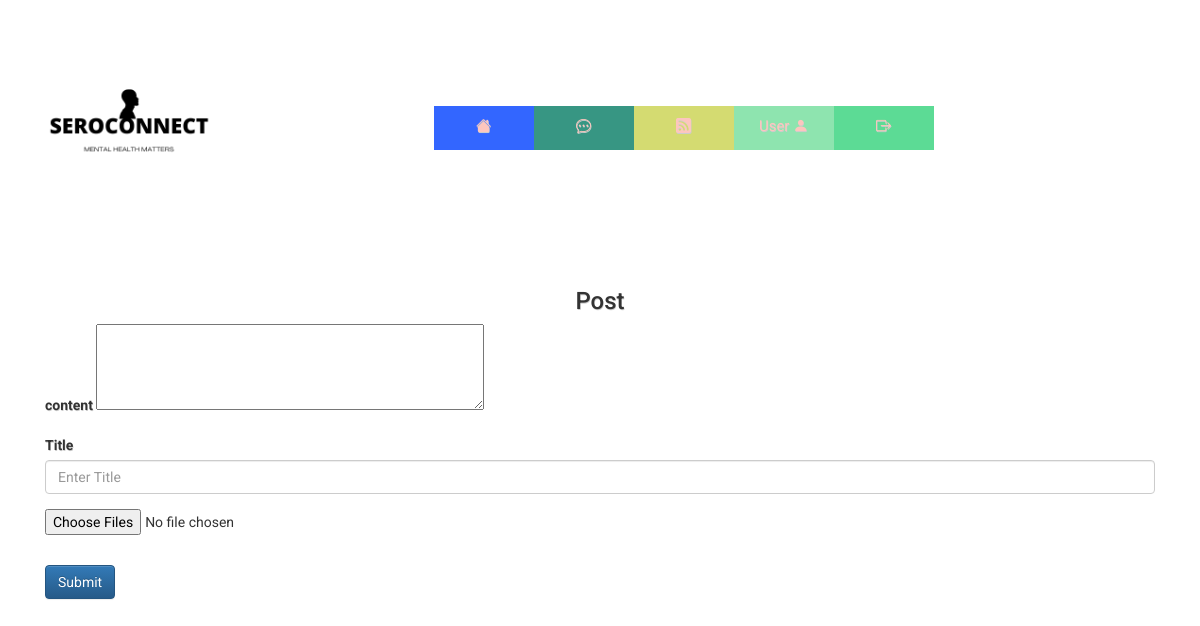
The app's page /post/edit/10 (signed in), older data.
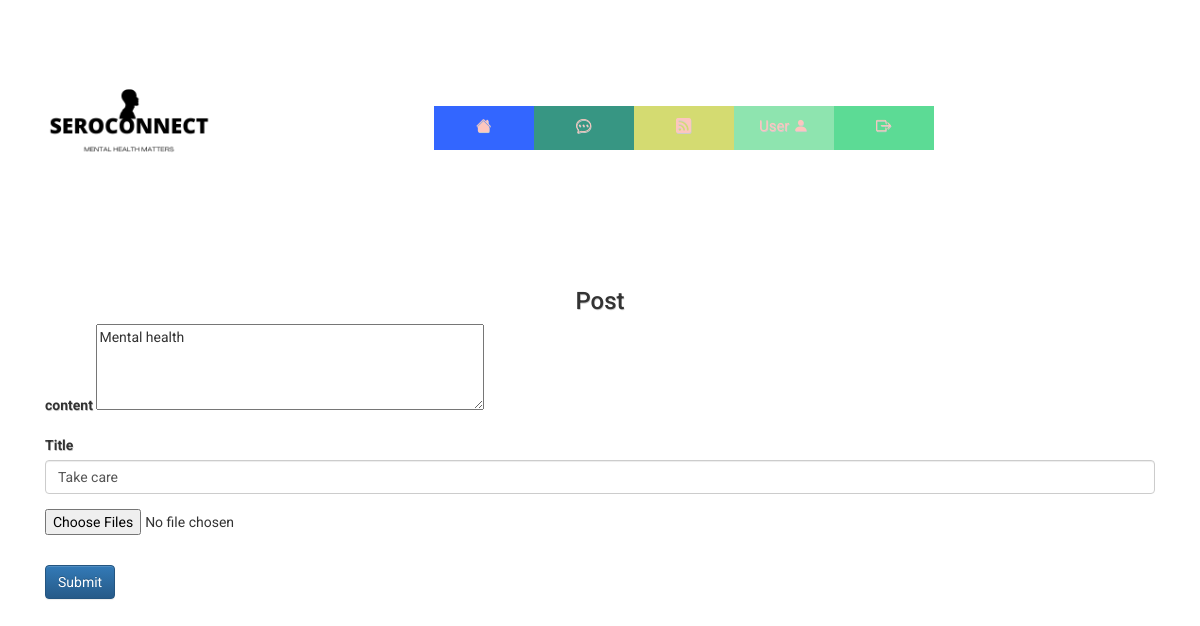
The same page, newer data.
### website/database/models.py (models this page shows)
class Post(db.Model):
    id=db.Column(db.Integer,primary_key=True)
    title = db.Column(db.String(100), nullable=False)
    content = db.Column(db.Text)
    user_id = db.Column(db.Integer, db.ForeignKey("user.id"))
    date=db.Column(db.DateTime(timezone=True), default=func.now())
    anonymous=db.Column(db.Boolean,nullable=False,default=False)
    owner=db.relationship('User',back_populates='Post')
    comments=db.relationship('Comment',back_populates='post',cascade='delete')
    image=db.relationship('Image',back_populates='post',cascade='delete')

### website/post/post.py (the view, shortened to what this page needs)
@post.route('/post/edit/<postid>',methods=['GET', 'POST'])
@login_required
@check_confirmed
def editpost(postid):
    post = Post.query.filter_by(id=postid).first()
    if request.method == 'GET':
        return render_template('forum/editpost.html',post=post,user=current_user)

### website/__init__.py (called while the page is built)
@login_manager.user_loader
def load_user(id):
    return User.query.get(int(id))

### website/templates/forum/editpost.html
{% extends "base.html" %} {% block title %}SeroConnect{% endblock %}{% block content%}
<form action="{{ url_for('post.editpost',postid=post.id) }}" enctype="multipart/form-data" method="POST">
    <h3 align="center">Post</h3>
    <div class="form-group">
      <label for="content">content</label>
      <textarea id="content" name="content" rows="4" cols="50">{{post.content}}</textarea>
    </div>
    <div class="form-group">
      <label for="Title">Title</label>
      <input type="text" class="form-control" id="Title" name="Title" value="{{post.title}}" placeholder="Enter Title"
      />
    </div>
    <p><input type="file" name="file" multiple accept=".jpg, .png, .gif,.jpeg"></p>
    <br />
    <button type="submit" class="btn btn-primary">Submit</button>
</form>
{%endblock%}

### website/templates/base.html (shortened to what this page needs)
<!DOCTYPE html>
<html lang="en">
  <head>
    <link rel="stylesheet" href="https://stackpath.bootstrapcdn.com/bootstrap/4.4.1/css/bootstrap.min.css"
/>
    <link rel="stylesheet" href="https://cdn.jsdelivr.net/npm/bootstrap@3.3.7/dist/css/bootstrap.min.css">
    <link rel="stylesheet" href="https://cdn.jsdelivr.net/npm/bootstrap@3.3.7/dist/css/bootstrap-theme.min.css">
    <link rel="stylesheet" href="https://stackpath.bootstrapcdn.com/font-awesome/4.7.0/css/font-awesome.min.css"/>
    <link rel="stylesheet" href="https://cdn.jsdelivr.net/npm/bootstrap-icons@1.8.3/font/bootstrap-icons.css">
    <link rel= "stylesheet" type= "text/css" href= "{{ url_for('static',filename='css/styles.css') }}">
  </head>
  <body>
   <nav class="navbar">
      <img src="{{ url_for('static',filename='images/seroconnect.png') }}" alt="logo" class="logo">
      <button class="navbar-toggler"  type="button"
        data-toggle="collapse"
        data-target="#navbar"
       >
       <span class="navbar-toggler-icon"></span>
      <button class="navbar-toggler" type="button" data-toggle="collapse" data-target="#navbar">
        <span class="navbar-toggler-icon"></span>
      </button>
        <ul class="nav">
          <li>
            <a href="/" >
              <i class="bi bi-house-fill"></i>
              <div class = "title">Home</div>
            </a>
          </li>
          {% if user.is_authenticated%}
          <li>
            <a href="/forum">
              <i class="bi bi-chat-dots"></i>
              <div class = "title">Forum</div>
            </a>
          </li>
          <li>
            <a href="{{url_for('views.podcast')}}">
              <i class="bi bi-rss-fill"></i>
              <div class = "title">Podcast</div>
            </a>
          </li>
          <li>
            <a href="{{url_for('views.userprofile')}}">User
              <i class="bi bi-person-fill"></i>
              <div class = "title">Profile</div>
            </a>
          </li>
          <li>
            <a href="/logout">
              <i class="bi bi-box-arrow-right"></i>
              <div class = "title">Logout</div>
            </a>
          </li>
         {% endif %}
         <div class="background"></div>
        </ul>
    </nav>
      <div class="container">{% block content %}{% endblock %}</div>
  </body>
</html>

### website/static/css/styles.css (style rules this page uses)
body { background-color: white; font-family: 'Roboto', sans-serif; text-shadow: .5px .5px 0#CCCCCC; padding-bottom:20px; }
.background { position: fixed; z-index: -1; top: 0; right: 0; bottom: 0; left: 0; transition: .75s; }
nav img { width: 20%; }
.nav { padding: 0px; width: 640px; margin: 100px auto auto auto; }
ul { list-style-type: none; }
li a { padding: 30px; float:left; width: 100px; text-align:center; font-size:15px; color:#fdc6be; text-decoration:none; }
li i { height: 70px; -webkit-text-stroke: 0px; }
li a .title { font-size:0px; font-family: 'Roboto', sans-serif; color: black; }
.nav li:first-child a { background:#3366ff !important; }
.nav li:nth-child(2) a { background:#379683 !important; }
.nav li:nth-child(3) a { background:#d4db71 !important; }
.nav li:nth-child(4) a { background:#8ee4af !important; }
.nav li:nth-child(5) a { background:#5cdb95 !important; }
div.title { font-family: 'Roboto', sans-serif; font-size: 30px; padding-bottom:3px; }
a { color: #024794; }
:root { --red: hsl(0, 78%, 62%); --cyan: hsl(180, 62%, 55%); --orange: hsl(34, 97%, 64%); --blue: hsl(212, 86%, 64%); --varyDarkBlue: hsl(234, 12%, 34%); --grayishBlue: hsl(229, 6%, 66%); --veryLightGray: hsl(0, 0%, 98%); --weight1: 200; --weight2: 400; --weight3: 600; }
img { float: right; }

Row changes from the older to the newer data that the page shows:
added Post: content "Mental health", Title "Take care"
